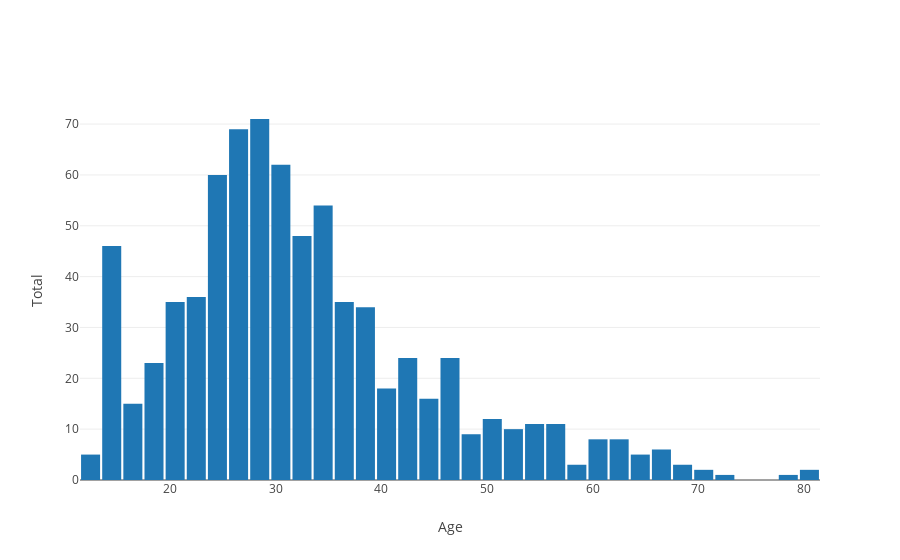

Source (notebook cell):
### Code cell
display(data_complete_en['Age'].describe())
# display(data_complete_en['Age'].value_counts())

data2 = [go.Histogram(x=data_complete_en['Age'])]
layout2 = go.Layout(
    xaxis=go.layout.XAxis(
        title='Age'
    ),
    yaxis=go.layout.YAxis(
        title="Total"),
    bargap=0.1,
)
fig2 = go.Figure(data=data2, layout=layout2)
iplot(fig2)
plt.show()

### Figure 1 — Plotly figure (JSON) as saved in the notebook; plotly's stock layout.template omitted (floating-point values rounded to 4 significant figures; data arrays with more than 128 entries replaced by an {"elided": "..."} marker saying what was removed)
{"data": [{"type": "histogram", "uid": "a55660a6-7528-4eef-8eb2-80bee8cdce93", "x": {"elided": "767 int values"}}], "layout": {"bargap": 0.1, "xaxis": {"title": {"text": "Age"}}, "yaxis": {"title": {"text": "Total"}}}}
